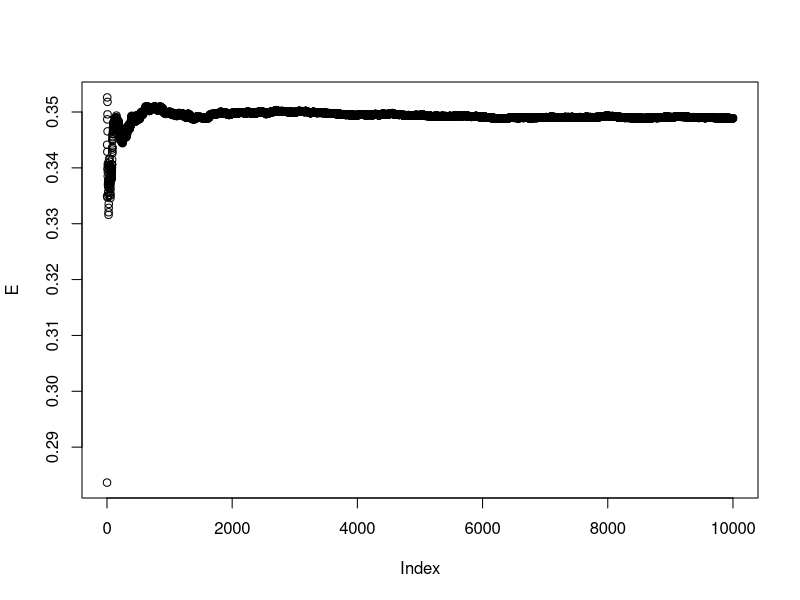
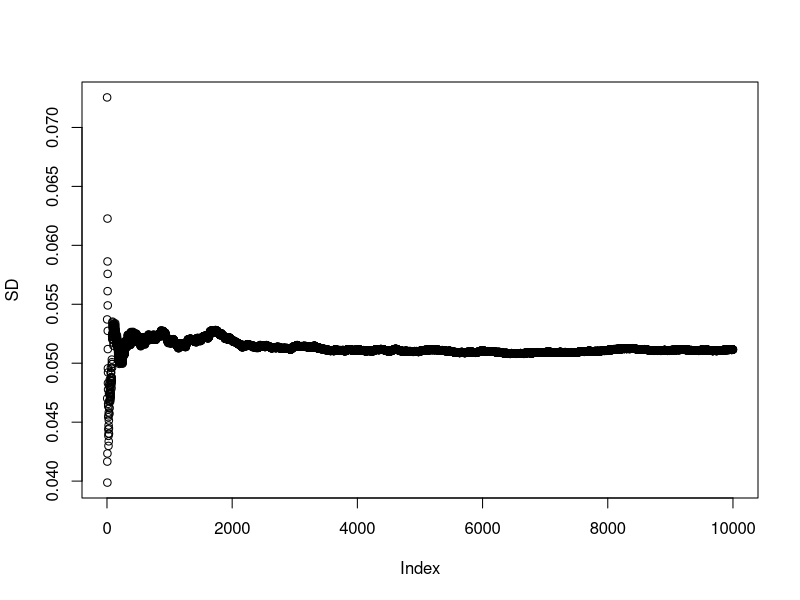
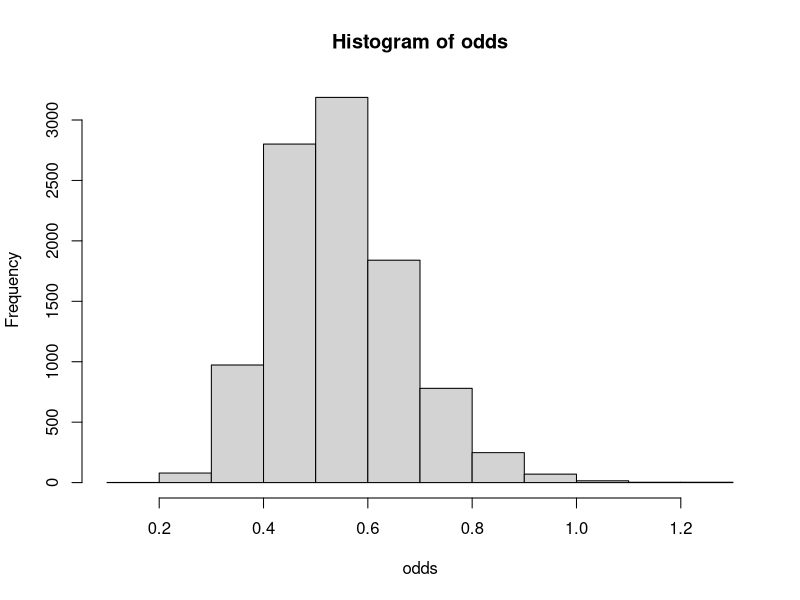
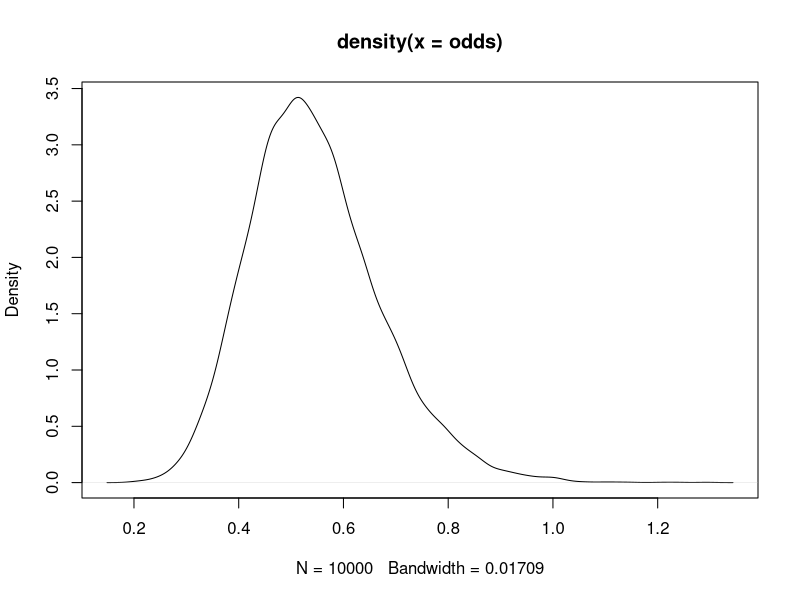

The R source for these figures, in order:
#1
n = 70
success = 22
failures = n - success
alpha = 8
b = 8
# Posterior = Beta(alpha + success, b + failures)
lhs = alpha + success
rhs = b + failures
nDraws = 10000
######################################################
# a)
SD = c()
E = c()
result = c()
for (n in seq(1, nDraws, 1)){
  result[n] = rbeta(n, lhs, rhs)
  SD[n] = sd(result)
  E[n] = mean(result)
}

# The true values E = alpha / (alpha + beta)
# where our posterior gives alpha = lhs and beta = rhs
lhs / (lhs+ rhs)

plot(E)

Variance = (lhs *rhs) / (((lhs + rhs)^2) *(lhs + rhs + 1))
SD_Calc = sqrt(Variance)
plot(SD)
SD_Calc
SD[nDraws]

##########################################################
#B
drawed_values = rbeta(nDraws,lhs,rhs)
drawed_values
over = 0
under = 0
for (value in drawed_values){
  if (value > 0.3){
    over = over +1
  }
  else
  {
    under = under + 1
  }
}
prob_over = over / length(drawed_values)
prob_under = under / length(drawed_values)
prob_over
prob_under

temp = pbeta(0.3, lhs, rhs)
temp

##########################################################
#C
odds = drawed_values / (1-drawed_values)
hist(odds)
plot(density(odds))



